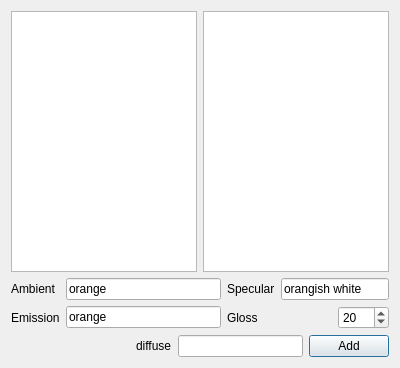
<?xml version="1.0" encoding="UTF-8"?>
<ui version="4.0">
 <class>TestMaterialDialog</class>
 <widget class="QDialog" name="TestMaterialDialog">
  <property name="geometry">
   <rect>
    <x>0</x>
    <y>0</y>
    <width>400</width>
    <height>368</height>
   </rect>
  </property>
  <property name="windowTitle">
   <string>TestMaterialDialog</string>
  </property>
  <layout class="QVBoxLayout" name="verticalLayout">
   <item>
    <layout class="QHBoxLayout" name="horizontalLayout">
     <item>
      <widget class="QListWidget" name="materialListWidget"/>
     </item>
     <item>
      <widget class="QListWidget" name="environmentListWidget"/>
     </item>
    </layout>
   </item>
   <item>
    <layout class="QGridLayout" name="gridLayout">
     <item row="0" column="0">
      <widget class="QLabel" name="label">
       <property name="text">
        <string>Ambient</string>
       </property>
      </widget>
     </item>
     <item row="0" column="1">
      <widget class="QLineEdit" name="ambientLineEdit">
       <property name="text">
        <string>orange</string>
       </property>
      </widget>
     </item>
     <item row="0" column="2">
      <widget class="QLabel" name="label_2">
       <property name="text">
        <string>Specular</string>
       </property>
      </widget>
     </item>
     <item row="0" column="3" colspan="2">
      <widget class="QLineEdit" name="specularLineEdit">
       <property name="text">
        <string>orangish white</string>
       </property>
      </widget>
     </item>
     <item row="1" column="0">
      <widget class="QLabel" name="label_3">
       <property name="text">
        <string>Emission</string>
       </property>
      </widget>
     </item>
     <item row="1" column="1">
      <widget class="QLineEdit" name="emissionLineEdit">
       <property name="text">
        <string>orange</string>
       </property>
      </widget>
     </item>
     <item row="1" column="2" colspan="2">
      <widget class="QLabel" name="label_4">
       <property name="text">
        <string>Gloss</string>
       </property>
      </widget>
     </item>
     <item row="1" column="4">
      <widget class="QSpinBox" name="glossSpinBox">
       <property name="minimum">
        <number>1</number>
       </property>
       <property name="maximum">
        <number>30</number>
       </property>
       <property name="value">
        <number>20</number>
       </property>
      </widget>
     </item>
    </layout>
   </item>
   <item>
    <layout class="QHBoxLayout" name="horizontalLayout_2">
     <item>
      <spacer name="horizontalSpacer">
       <property name="orientation">
        <enum>Qt::Horizontal</enum>
       </property>
       <property name="sizeHint" stdset="0">
        <size>
         <width>40</width>
         <height>20</height>
        </size>
       </property>
      </spacer>
     </item>
     <item>
      <widget class="QLabel" name="label_5">
       <property name="text">
        <string>diffuse</string>
       </property>
      </widget>
     </item>
     <item>
      <widget class="QLineEdit" name="diffuseLineEdit"/>
     </item>
     <item>
      <widget class="QPushButton" name="addPushbutton">
       <property name="text">
        <string>Add</string>
       </property>
      </widget>
     </item>
    </layout>
   </item>
  </layout>
 </widget>
 <layoutdefault spacing="6" margin="11"/>
 <resources/>
 <connections/>
</ui>
